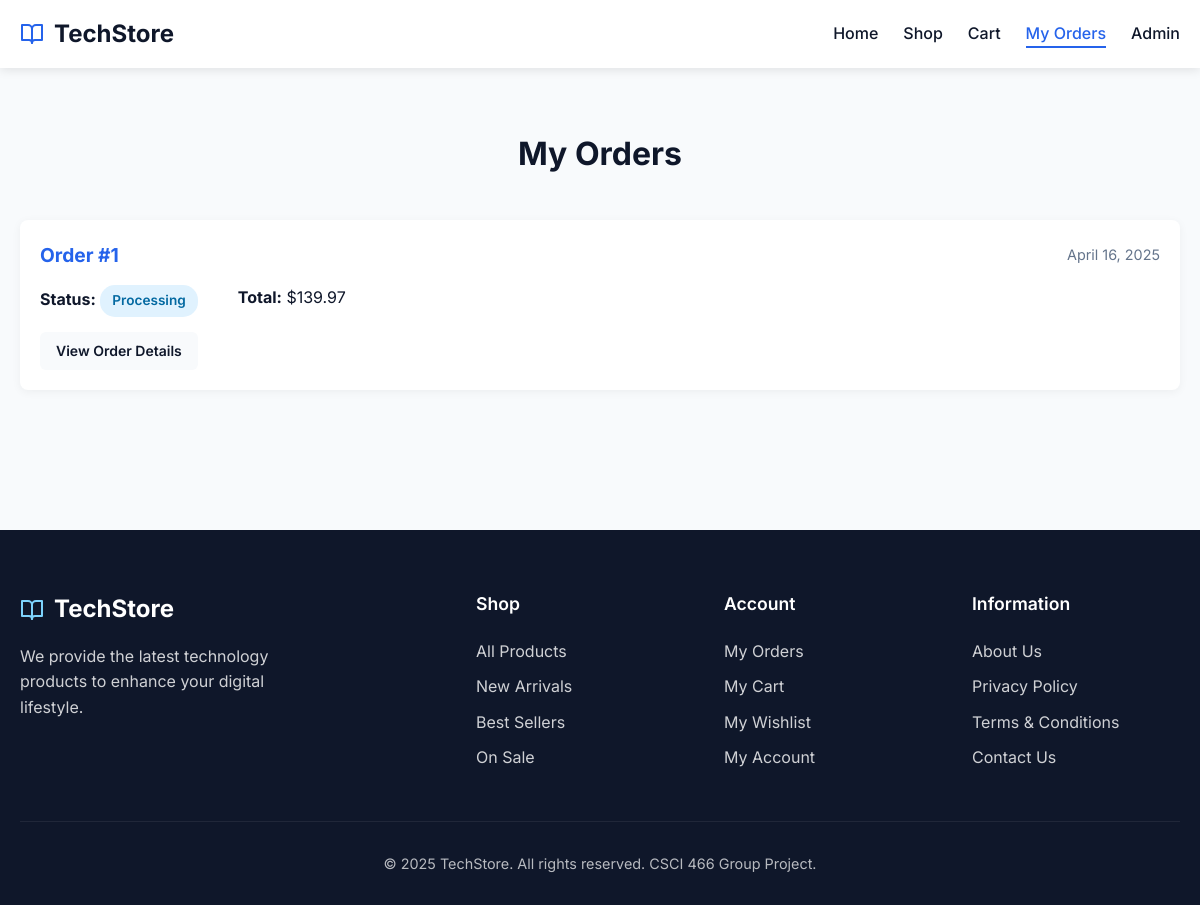
/website/user_orders.php, run on the app's committed database.
### tables this page shows
CREATE TABLE `Order` (
    order_id INT AUTO_INCREMENT PRIMARY KEY,
    customer_id INT NOT NULL,
    order_date DATETIME DEFAULT CURRENT_TIMESTAMP,
    status ENUM('Processing', 'Shipped', 'Delivered') DEFAULT 'Processing',
    total_amount DECIMAL(10,2) NOT NULL,
    FOREIGN KEY (customer_id) REFERENCES Customer(customer_id)
);

### website/user_orders.php (the view, shortened to what this page needs)
<?php
require 'db_config.php';
$customer_id = $_SESSION['customer_id'] ?? 1;
$stmt = $pdo->prepare("
  SELECT order_id, order_date, status, total_amount
    FROM `Order`
   WHERE customer_id = ?
ORDER BY order_date DESC
");
$stmt->execute([$customer_id]);
$orders = $stmt->fetchAll();
?>
<!DOCTYPE html>
<html lang="en">
<head>
  <link rel="stylesheet" href="style.css">
  <link rel="stylesheet" href="https://cdnjs.cloudflare.com/ajax/libs/font-awesome/6.4.0/css/all.min.css">
</head>
<body>
  <header>
    <div class="container">
      <div class="header-content">
        <a href="index.php" class="logo">
          <svg xmlns="http://www.w3.org/2000/svg" width="24" height="24" viewBox="0 0 24 24" fill="none" stroke="currentColor" stroke-width="2" stroke-linecap="round" stroke-linejoin="round">
            <path d="M2 3h6a4 4 0 0 1 4 4v14a3 3 0 0 0-3-3H2z"></path>
            <path d="M22 3h-6a4 4 0 0 0-4 4v14a3 3 0 0 1 3-3h7z"></path>
          </svg>
          TechStore
        </a>
        <nav>
          <ul id="navMenu">
            <li><a href="index.php">Home</a></li>
            <li><a href="product_list.php">Shop</a></li>
            <li><a href="cart.php">Cart</a></li>
            <li><a href="user_orders.php" class="active">My Orders</a></li>
            <li><a href="admin_orders.php">Admin</a></li>
          </ul>
        </nav>
      </div>
    </div>
  </header>
  <div class="section">
    <div class="container">
      <h1 class="section-title">My Orders</h1>
      <?php if (empty($orders)): ?>
        <div style="text-align: center; margin: 40px 0;">
          <svg xmlns="http://www.w3.org/2000/svg" width="80" height="80" viewBox="0 0 24 24" fill="none" stroke="currentColor" stroke-width="1" stroke-linecap="round" stroke-linejoin="round" style="margin-bottom: 20px; color: var(--gray);">
            <path d="M16 4h2a2 2 0 0 1 2 2v14a2 2 0 0 1-2 2H6a2 2 0 0 1-2-2V6a2 2 0 0 1 2-2h2"></path>
            <rect x="8" y="2" width="8" height="4" rx="1" ry="1"></rect>
            <path d="M9 12h6"></path>
            <path d="M9 16h6"></path>
            <path d="M9 8h6"></path>
          </svg>
          <p>You haven't placed any orders yet.</p>
          <a href="product_list.php" class="btn btn-primary" style="margin-top: 20px;">Start Shopping</a>
        </div>
      <?php else: ?>
        <ul class="orders-list">
          <?php foreach ($orders as $order):
            $status_class = '';
            switch ($order['status']) {
              case 'Processing':
                $status_class = 'status-processing';
                break;
            }
          ?>
            <li class="order-item">
              <div class="order-header">
                <a href="order_detail.php?id=<?= $order['order_id'] ?>" class="order-id">
                  Order #<?= htmlspecialchars($order['order_id']) ?>
                </a>
                <div class="order-date">
                  <?= date('F j, Y', strtotime($order['order_date'])) ?>
                </div>
              </div>
              <div class="order-details">
                <div>
                  <strong>Status:</strong>
                  <span class="order-status <?= $status_class ?>">
                    <?= htmlspecialchars($order['status']) ?>
                  </span>
                </div>
                <div>
                  <strong>Total:</strong>
                  $<?= number_format($order['total_amount'], 2) ?>
                </div>
              </div>
              <a href="order_detail.php?id=<?= $order['order_id'] ?>" class="btn btn-secondary btn-sm">
                View Order Details
              </a>
            </li>
          <?php endforeach; ?>
        </ul>
      <?php endif; ?>
    </div>
  </div>
  <footer>
    <div class="container">
      <div class="footer-grid">
        <div>
          <div class="footer-logo">
            <svg xmlns="http://www.w3.org/2000/svg" width="24" height="24" viewBox="0 0 24 24" fill="none" stroke="currentColor" stroke-width="2" stroke-linecap="round" stroke-linejoin="round">
              <path d="M2 3h6a4 4 0 0 1 4 4v14a3 3 0 0 0-3-3H2z"></path>
              <path d="M22 3h-6a4 4 0 0 0-4 4v14a3 3 0 0 1 3-3h7z"></path>
            </svg>
            TechStore
          </div>
          <p class="footer-about">We provide the latest technology products to enhance your digital lifestyle.</p>
        </div>
        <div>
          <h3 class="footer-title">Shop</h3>
          <ul class="footer-links">
            <li><a href="product_list.php">All Products</a></li>
            <li><a href="#">New Arrivals</a></li>
            <li><a href="#">Best Sellers</a></li>
            <li><a href="#">On Sale</a></li>
          </ul>
        </div>
        <div>
          <h3 class="footer-title">Account</h3>
          <ul class="footer-links">
            <li><a href="user_orders.php">My Orders</a></li>
            <li><a href="cart.php">My Cart</a></li>
            <li><a href="#">My Wishlist</a></li>
            <li><a href="#">My Account</a></li>
          </ul>
        </div>
        <div>
          <h3 class="footer-title">Information</h3>
          <ul class="footer-links">
            <li><a href="#">About Us</a></li>
            <li><a href="#">Privacy Policy</a></li>
            <li><a href="#">Terms & Conditions</a></li>
            <li><a href="#">Contact Us</a></li>
          </ul>
        </div>
      </div>
      <div class="copyright">
        &copy; 2025 TechStore. All rights reserved. CSCI 466 Group Project.
      </div>
    </div>
  </footer>
</body>
</html>

### website/style.css (style rules this page uses)
:root { --primary: #2563eb; --primary-dark: #1d4ed8; --secondary: #7dd3fc; --accent: #f97316; --dark: #0f172a; --light: #f8fafc; --gray: #64748b; --light-gray: #e2e8f0; --danger: #ef4444; --success: #22c55e; --warning: #f59e0b; }
* { margin: 0; padding: 0; box-sizing: border-box; }
body { font-family: 'Inter', -apple-system, BlinkMacSystemFont, sans-serif; line-height: 1.6; color: var(--dark); background-color: var(--light); }
a { color: var(--primary); text-decoration: none; transition: color 0.2s; }
.container { width: 100%; max-width: 1200px; margin: 0 auto; padding: 0 20px; }
header { background-color: white; box-shadow: 0 2px 10px rgba(0, 0, 0, 0.1); position: sticky; top: 0; z-index: 100; }
.header-content { display: flex; justify-content: space-between; align-items: center; padding: 15px 0; }
.logo { font-size: 1.5rem; font-weight: 700; color: var(--dark); display: flex; align-items: center; }
.logo svg { margin-right: 10px; color: var(--primary); }
nav ul { display: flex; list-style: none; gap: 25px; }
nav li a { color: var(--dark); font-weight: 500; position: relative; }
nav li a.active { color: var(--primary); }
nav li a.active::after { content: ''; position: absolute; bottom: -5px; left: 0; width: 100%; height: 2px; background-color: var(--primary); }
.btn { display: inline-block; padding: 12px 24px; background-color: var(--accent); color: white; font-weight: 600; border-radius: 6px; transition: all 0.2s; border: none; cursor: pointer; text-align: center; }
.btn-secondary { background-color: var(--light); color: var(--dark); }
.btn-sm { padding: 8px 16px; font-size: 0.875rem; }
.section { padding: 60px 0; }
.section-title { text-align: center; margin-bottom: 40px; font-size: 2rem; font-weight: 700; }
.orders-list { list-style: none; }
.order-item { background-color: white; border-radius: 8px; padding: 20px; margin-bottom: 20px; box-shadow: 0 2px 10px rgba(0, 0, 0, 0.05); }
.order-header { display: flex; justify-content: space-between; align-items: center; margin-bottom: 15px; }
.order-id { font-size: 1.2rem; font-weight: 700; }
.order-date { color: var(--gray); font-size: 0.9rem; }
.order-details { display: flex; gap: 40px; margin-bottom: 15px; }
.order-status { display: inline-block; padding: 5px 12px; border-radius: 15px; font-size: 0.85rem; font-weight: 600; }
.status-processing { background-color: #e0f2fe; color: #0369a1; }
footer { background-color: var(--dark); color: white; padding: 60px 0 30px; margin-top: 60px; }
.footer-grid { display: grid; grid-template-columns: 2fr 1fr 1fr 1fr; gap: 40px; margin-bottom: 40px; }
.footer-logo { color: white; font-size: 1.5rem; font-weight: 700; margin-bottom: 15px; display: flex; align-items: center; }
.footer-logo svg { margin-right: 10px; color: var(--secondary); }
.footer-about { margin-bottom: 20px; opacity: 0.8; max-width: 300px; }
.footer-title { font-weight: 600; margin-bottom: 20px; font-size: 1.1rem; }
.footer-links { list-style: none; }
.footer-links li { margin-bottom: 10px; }
.footer-links a { color: white; opacity: 0.8; transition: opacity 0.2s; }
.copyright { text-align: center; padding-top: 30px; border-top: 1px solid rgba(255, 255, 255, 0.1); font-size: 0.9rem; opacity: 0.7; }

### data on the page
order: order_id "1", order_date "April 16, 2025", status "Processing", total_amount "139.97"
